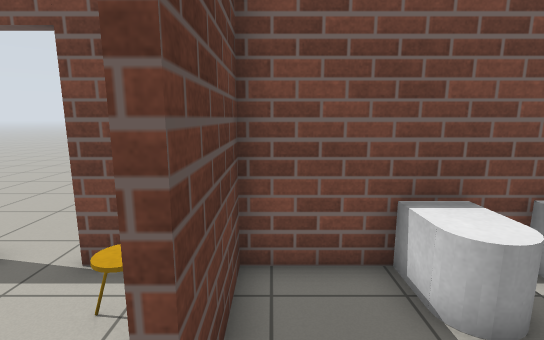
View 1 (above)

24 first-person views from a walk through a world built for the Gazebo simulator. The camera is 1.3 m above the floor, tilts 10° down and sees 85° across. The floor is counted in squares, 0.5 m on a side. Each view is taken from the middle of a square. On the plan, view 1 faces up. The plan holds only what a view shows up to about 19 squares ahead; the rest is blank.

View 2
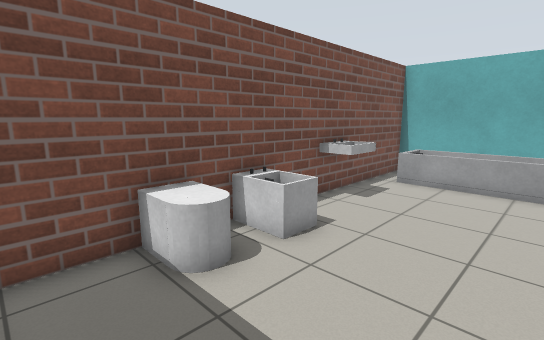

View 3
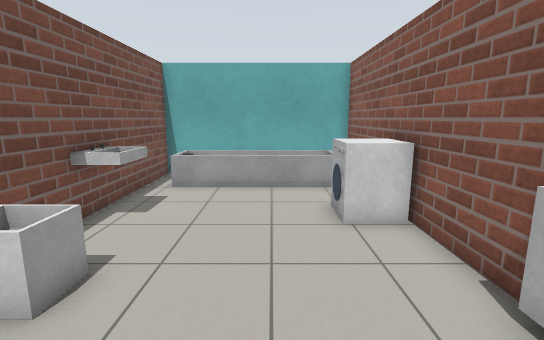

View 4
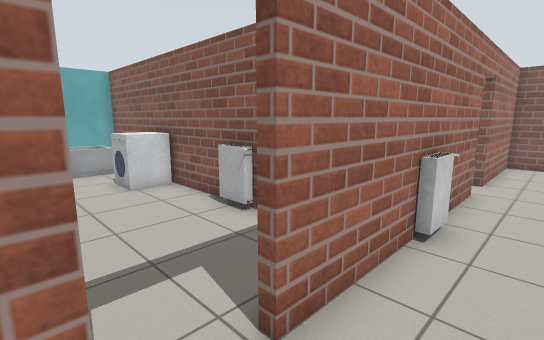

View 5
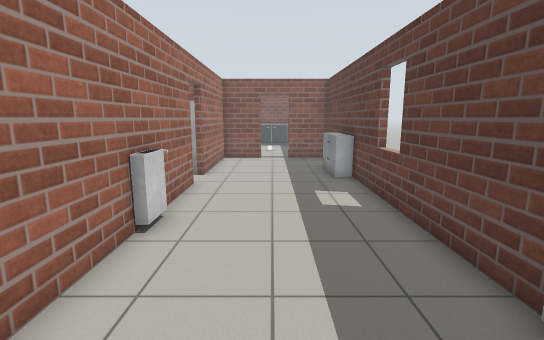

View 6
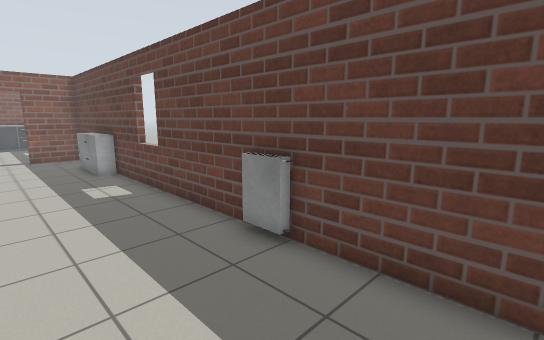

View 7
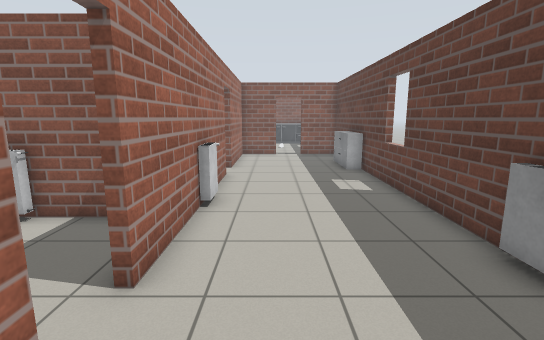

View 8
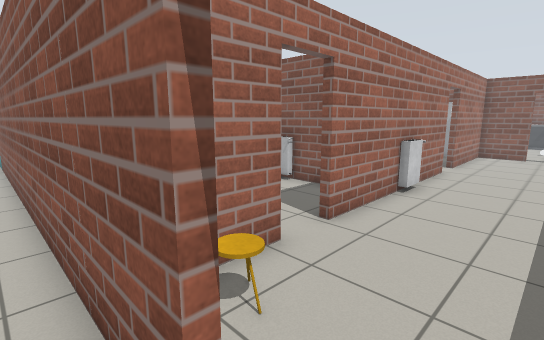

View 9
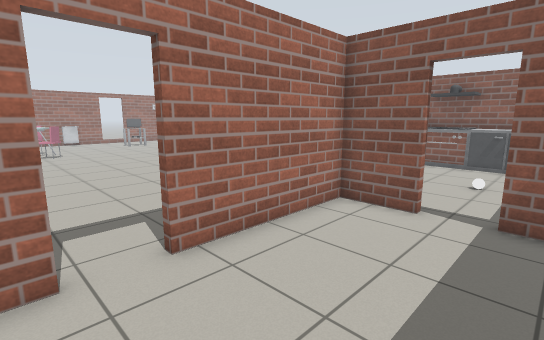

View 10
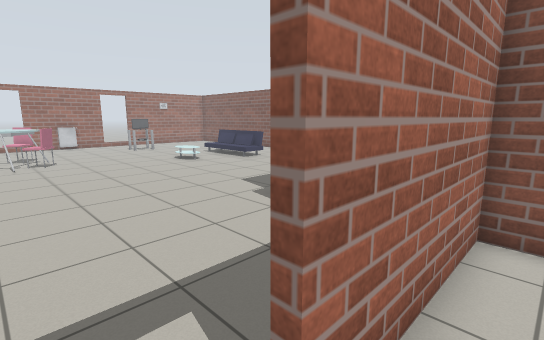

View 11
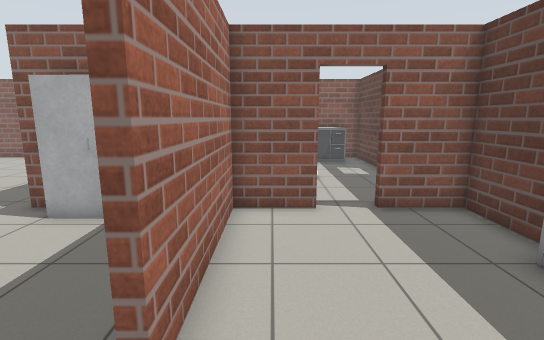

View 12
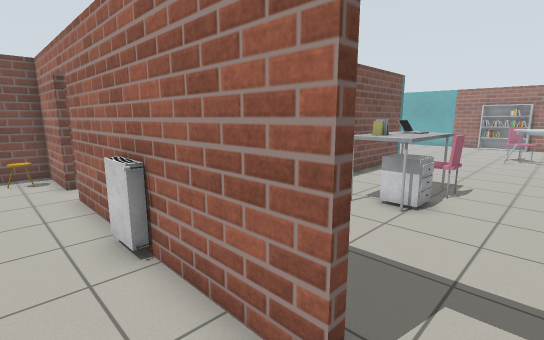

View 13
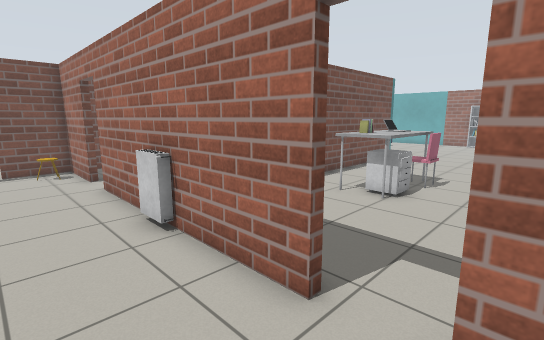

View 14
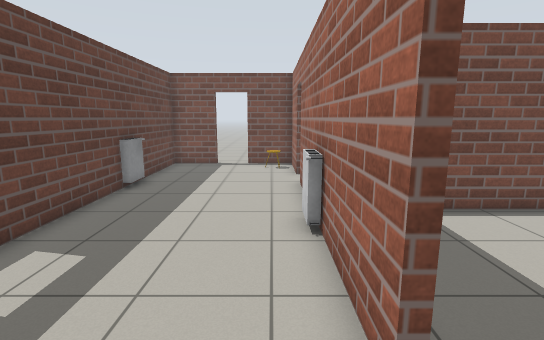

View 15
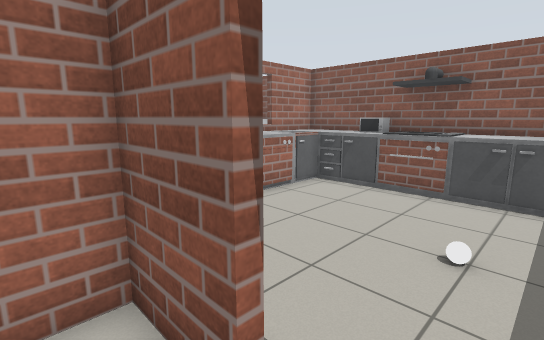

View 16
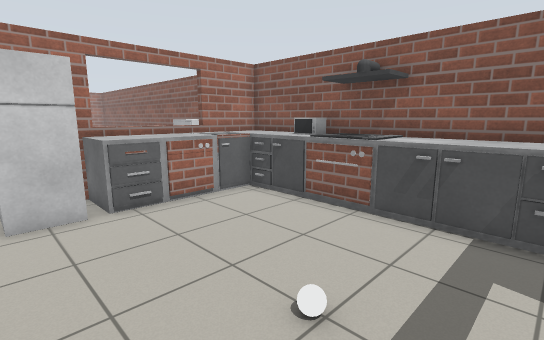

View 17
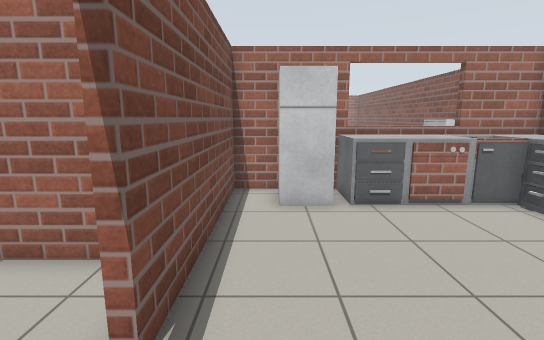

View 18
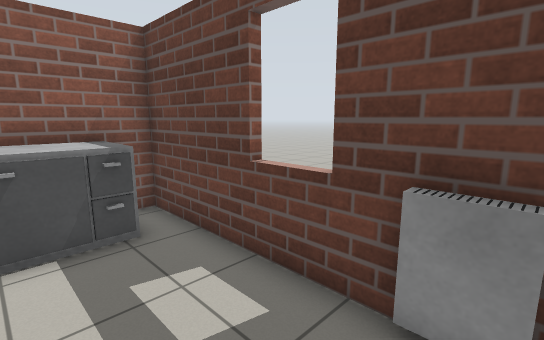

View 19
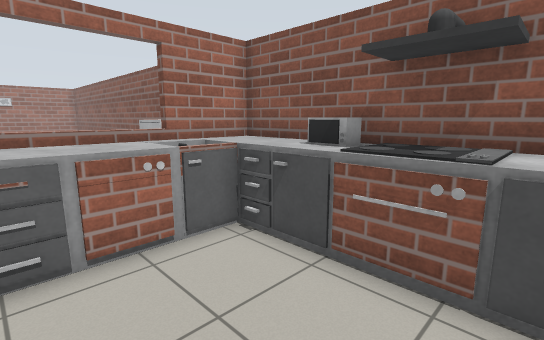

View 20
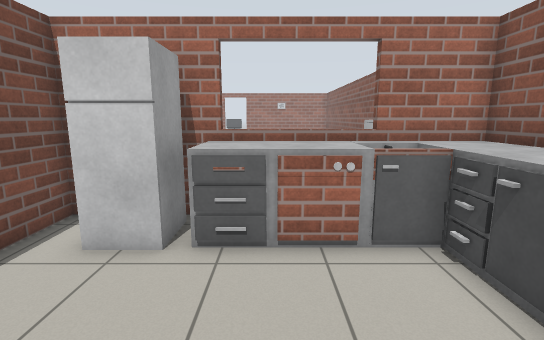

View 21
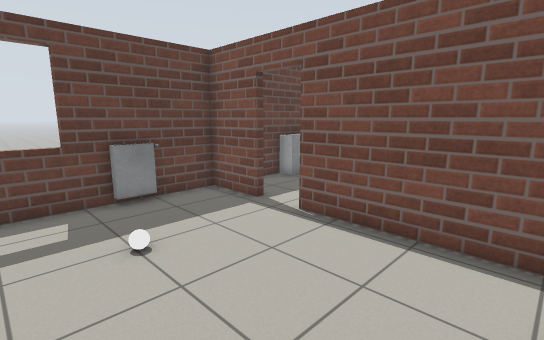

View 22
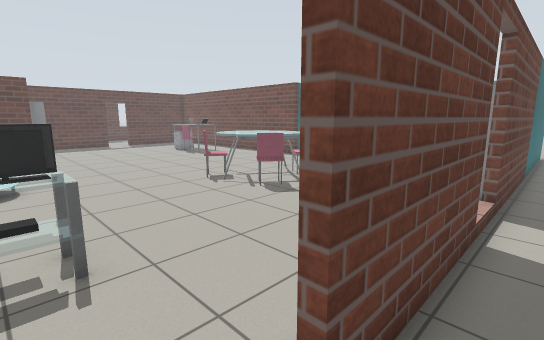

View 23
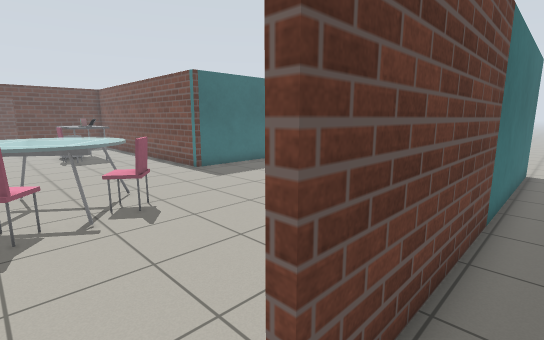

View 24
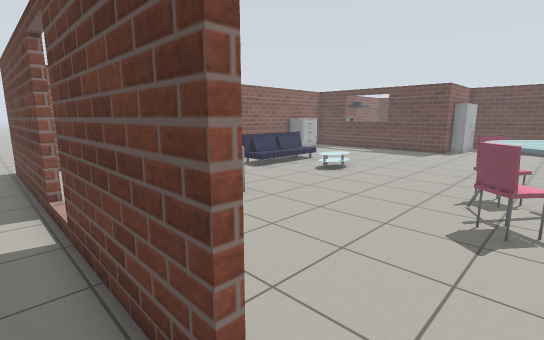

### Floor plan
Key: @ floor where view 1 was taken; # wall or solid block; . floor; D open door; = window, fence, low wall or low ledge; S stool; I sink; M washing machine; W wardrobe; R shoe rack; T thing the floor can be seen under or through; C chair; B grey box; U round table; F coffee table; A table; H chest of drawers; E microwave; G fridge; K bookshelf; J TV; L sofa; O other object.
Columns run from 8 left of view 1 to 29 right of it. Each row starts with its distance up from view 1.
  8  ...
  7  ....
  6   ...  ...........
  5 ###DD###################            #
  4 #.....S#..OOOOO.III.OOO#            #
  3 #.....S#..OO.OO.....O O#            #
  2 #......#............O O#            #.
  1 #......D............O O#            #.
  0 #O.....D@...........O O#.           #.
 -1 #O.....#............O O#..          #.
 -2 #......#........MMM.OOO#...         #.
 -3 #......# ..OO...MM     #.....       #.
 -4 #......#################......      #.
 -5 #......O  .....................     #.
 -6 #......# ....AA AA..............   K#.
 -7 =......# ....AAAAA...............  K#.
 -8 #......#.....AHHCC..........C..... K#.
 -9 #......# .......C........ UUCC.....K#.
-10 #......DT................ UUUU..... #.
-11 #R.....DT................UU UC.....##.
-12 #R.....#T................CCUCC.....#=.
-13 #R.....#.................CCU.......##.
-14 #R.....# .......................... #.
-15 #......# .......................... #.
-16 #......# WWWW...................... #.
-17 ###DD####WW  #..................... #.
-18 ####D#########.....................##.
-19 #..........GG#.........FF.....JJJ.. =.
-20 #O.........G # ........FF .... J    #.
-21 #O.........GG#  ..............      #.
-22 #...O......BB#   .... .......       #.
-23 =..........BB#    ..  LLLLL.        #.
-24 #..........OB#     ..  LLLL         #.
-25 #..........O##      ..              #.
-26 #.OBOB##BOOBO#      ...             #
-27 #.BBBBOOOEBBB#  HH    .             #
-28 #.BBBBBOOEBBB#  HH    .             #
-29 ##############  ###########       ###

Positions as (right, up) in squares from view 1, and headings:
1: (0, 0), facing up
2: (0, -1), facing up-right
3: (1, 0), facing right
4: (-3, 2), facing down-right
5: (-4, 2), facing down
6: (-3, 4), facing down-left
7: (-3, 4), facing down
8: (-5, 6), facing down-right
9: (-6, -9), facing down-right
10: (-2, -10), facing down-right
11: (-2, -9), facing down
12: (-3, -11), facing up-right
13: (-4, -12), facing up-right
14: (-2, -12), facing up
15: (-5, -16), facing down-right
16: (-6, -19), facing down-right
17: (-6, -19), facing right
18: (-4, -20), facing down-left
19: (-3, -22), facing down-right
20: (-3, -23), facing right
21: (2, -24), facing up-left
22: (29, -20), facing up-left
23: (29, -12), facing up-left
24: (29, -11), facing down-left
